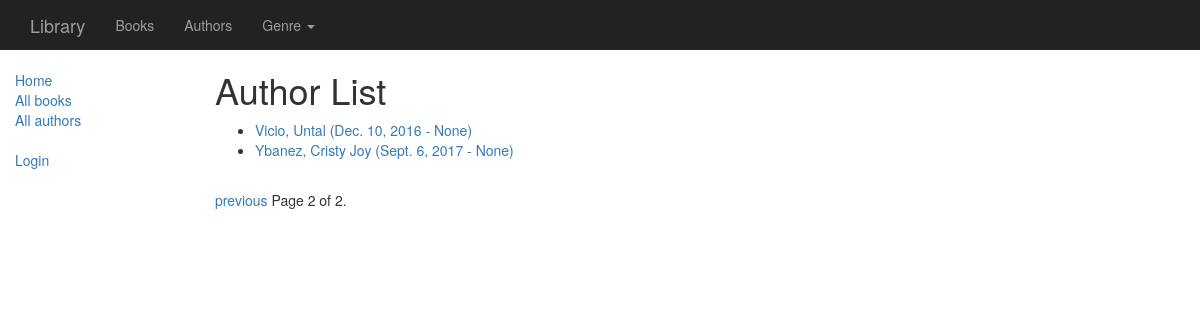
The page /authors/?page=2 on the database as committed earlier.
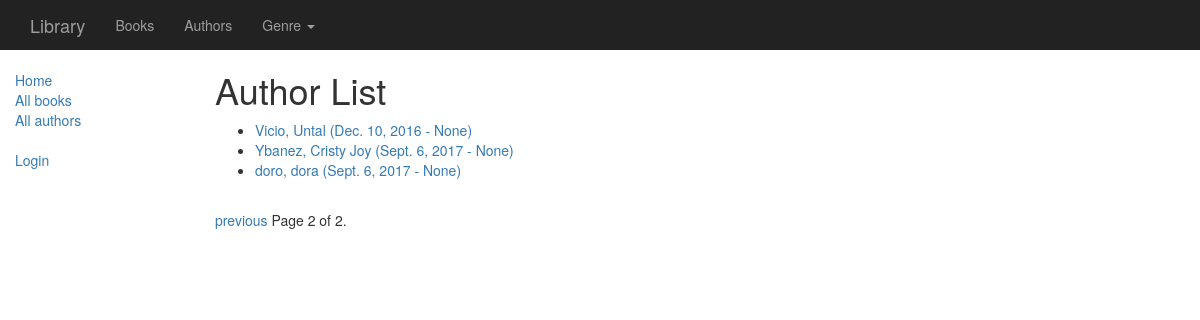
The same page on the database as committed later.
### catalog/models.py (models this page shows, shortened)
class Author(models.Model):
    first_name = models.CharField(max_length=100)
    last_name = models.CharField(max_length=100)
    date_of_birth = models.DateField(null=True, blank=True)
    date_of_death = models.DateField('Died', null=True, blank=True)
    def get_absolute_url(self):
        return reverse('author-detail', args=[str(self.id)])
    class Meta:
        ordering = ['last_name']

### catalog/views.py (the view)
# urls.py: url(r'^authors/$', views.AuthorListView.as_view(), name='authors'),
class AuthorListView(generic.ListView):
    model = Author
    paginate_by = 10
    context_object_name = 'author_list'   # your own name for the list as a template variable
    template_name = "author_list.html"  # Specify your own template name/location
    def get_queryset(self):
        return Author.objects.filter(last_name__icontains='')[:] # Get 5 books containing the title war
    def get_context_data(self, **kwargs):
        context = super(AuthorListView, self).get_context_data(**kwargs)
        context['some_data'] = 'This is just some data'
        return context

### catalog/templates/author_list.html (shortened to what this page needs)
{% extends "base_generic.html" %}
{% block content %}
    <h1>Author List</h1>
    {% if author_list %}
    <ul>
      {% for author in author_list %}
      <li>
        <a href="{{ author.get_absolute_url }}">{{ author.last_name }}, {{ author.first_name }} ({{ author.date_of_birth }} - {{ author.date_of_death }})</a>
      </li>
      {% endfor %}
    </ul>
    {% else %}
      <p>There are no books in the library.</p>
    {% endif %}
{% endblock %}

Rows that differ between the two databases and show on the page:
added Author: last_name "doro", first_name "dora", date_of_birth "Sept. 6, 2017", date_of_death "None"
